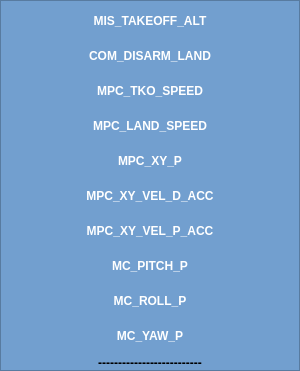
                   <widget class="QFrame" name="param_name_uav_1">
                    <property name="minimumSize">
                     <size>
                      <width>300</width>
                      <height>0</height>
                     </size>
                    </property>
                    <property name="maximumSize">
                     <size>
                      <width>300</width>
                      <height>400</height>
                     </size>
                    </property>
                    <property name="styleSheet">
                     <string notr="true">background-color:rgb(114, 159, 207);</string>
                    </property>
                    <property name="frameShape">
                     <enum>QFrame::StyledPanel</enum>
                    </property>
                    <property name="frameShadow">
                     <enum>QFrame::Raised</enum>
                    </property>
                    <layout class="QVBoxLayout" name="verticalLayout_53">
                     <property name="spacing">
                      <number>5</number>
                     </property>
                     <property name="sizeConstraint">
                      <enum>QLayout::SetNoConstraint</enum>
                     </property>
                     <property name="leftMargin">
                      <number>5</number>
                     </property>
                     <property name="topMargin">
                      <number>5</number>
                     </property>
                     <property name="rightMargin">
                      <number>5</number>
                     </property>
                     <property name="bottomMargin">
                      <number>0</number>
                     </property>
                     <item>
                      <widget class="QLabel" name="param_name_1_uav_1">
                       <property name="minimumSize">
                        <size>
                         <width>0</width>
                         <height>30</height>
                        </size>
                       </property>
                       <property name="maximumSize">
                        <size>
                         <width>16777215</width>
                         <height>30</height>
                        </size>
                       </property>
                       <property name="font">
                        <font>
                         <family>Ubuntu</family>
                         <weight>75</weight>
                         <bold>true</bold>
                        </font>
                       </property>
                       <property name="styleSheet">
                        <string notr="true">color: rgb(255, 255, 255);</string>
                       </property>
                       <property name="text">
                        <string>MIS_TAKEOFF_ALT</string>
                       </property>
                       <property name="scaledContents">
                        <bool>true</bool>
                       </property>
                       <property name="alignment">
                        <set>Qt::AlignCenter</set>
                       </property>
                       <property name="wordWrap">
                        <bool>true</bool>
                       </property>
                      </widget>
                     </item>
                     <item>
                      <widget class="QLabel" name="param_name_2_uav_1">
                       <property name="minimumSize">
                        <size>
                         <width>0</width>
                         <height>30</height>
                        </size>
                       </property>
                       <property name="maximumSize">
                        <size>
                         <width>16777215</width>
                         <height>30</height>
                        </size>
                       </property>
                       <property name="font">
                        <font>
                         <family>Ubuntu</family>
                         <weight>75</weight>
                         <bold>true</bold>
                        </font>
                       </property>
                       <property name="styleSheet">
                        <string notr="true">color: rgb(255, 255, 255);</string>
                       </property>
                       <property name="text">
                        <string>COM_DISARM_LAND</string>
                       </property>
                       <property name="scaledContents">
                        <bool>true</bool>
                       </property>
                       <property name="alignment">
                        <set>Qt::AlignCenter</set>
                       </property>
                       <property name="wordWrap">
                        <bool>true</bool>
                       </property>
                      </widget>
                     </item>
                     <item>
                      <widget class="QLabel" name="param_name_3_uav_1">
                       <property name="minimumSize">
                        <size>
                         <width>0</width>
                         <height>30</height>
                        </size>
                       </property>
                       <property name="maximumSize">
                        <size>
                         <width>16777215</width>
                         <height>30</height>
                        </size>
                       </property>
                       <property name="font">
                        <font>
                         <family>Ubuntu</family>
                         <weight>75</weight>
                         <bold>true</bold>
                        </font>
                       </property>
                       <property name="styleSheet">
                        <string notr="true">color: rgb(255, 255, 255);</string>
                       </property>
                       <property name="text">
                        <string>MPC_TKO_SPEED</string>
                       </property>
                       <property name="scaledContents">
                        <bool>true</bool>
                       </property>
                       <property name="alignment">
                        <set>Qt::AlignCenter</set>
                       </property>
                       <property name="wordWrap">
                        <bool>true</bool>
                       </property>
                      </widget>
                     </item>
                     <item>
                      <widget class="QLabel" name="param_name_4_uav_1">
                       <property name="minimumSize">
                        <size>
                         <width>0</width>
                         <height>30</height>
                        </size>
                       </property>
                       <property name="maximumSize">
                        <size>
                         <width>16777215</width>
                         <height>30</height>
                        </size>
                       </property>
                       <property name="font">
                        <font>
                         <family>Ubuntu</family>
                         <weight>75</weight>
                         <bold>true</bold>
                        </font>
                       </property>
                       <property name="styleSheet">
                        <string notr="true">color: rgb(255, 255, 255);</string>
                       </property>
                       <property name="text">
                        <string>MPC_LAND_SPEED</string>
                       </property>
                       <property name="scaledContents">
                        <bool>true</bool>
                       </property>
                       <property name="alignment">
                        <set>Qt::AlignCenter</set>
                       </property>
                       <property name="wordWrap">
                        <bool>true</bool>
                       </property>
                      </widget>
                     </item>
                     <item>
                      <widget class="QLabel" name="param_name_5_uav_1">
                       <property name="minimumSize">
                        <size>
                         <width>0</width>
                         <height>30</height>
                        </size>
                       </property>
                       <property name="maximumSize">
                        <size>
                         <width>16777215</width>
                         <height>30</height>
                        </size>
                       </property>
                       <property name="font">
                        <font>
                         <family>Ubuntu</family>
                         <weight>75</weight>
                         <bold>true</bold>
                        </font>
                       </property>
                       <property name="styleSheet">
                        <string notr="true">color: rgb(255, 255, 255);</string>
                       </property>
                       <property name="text">
                        <string>MPC_XY_P</string>
                       </property>
                       <property name="scaledContents">
                        <bool>true</bool>
                       </property>
                       <property name="alignment">
                        <set>Qt::AlignCenter</set>
                       </property>
                       <property name="wordWrap">
                        <bool>true</bool>
                       </property>
                      </widget>
                     </item>
                     <item>
                      <widget class="QLabel" name="param_name_6_uav_1">
                       <property name="minimumSize">
                        <size>
                         <width>0</width>
                         <height>30</height>
                        </size>
                       </property>
                       <property name="maximumSize">
                        <size>
                         <width>16777215</width>
                         <height>30</height>
                        </size>
                       </property>
                       <property name="font">
                        <font>
                         <family>Ubuntu</family>
                         <weight>75</weight>
                         <bold>true</bold>
                        </font>
                       </property>
                       <property name="styleSheet">
                        <string notr="true">color: rgb(255, 255, 255);</string>
                       </property>
                       <property name="text">
                        <string>MPC_XY_VEL_D_ACC</string>
                       </property>
                       <property name="scaledContents">
                        <bool>true</bool>
                       </property>
                       <property name="alignment">
                        <set>Qt::AlignCenter</set>
                       </property>
                       <property name="wordWrap">
                        <bool>true</bool>
                       </property>
                      </widget>
                     </item>
                     <item>
                      <widget class="QLabel" name="param_name_7_uav_1">
                       <property name="minimumSize">
                        <size>
                         <width>0</width>
                         <height>30</height>
                        </size>
                       </property>
                       <property name="maximumSize">
                        <size>
                         <width>16777215</width>
                         <height>30</height>
                        </size>
                       </property>
                       <property name="font">
                        <font>
                         <family>Ubuntu</family>
                         <weight>75</weight>
                         <bold>true</bold>
                        </font>
                       </property>
                       <property name="styleSheet">
                        <string notr="true">color: rgb(255, 255, 255);</string>
                       </property>
                       <property name="text">
                        <string>MPC_XY_VEL_P_ACC</string>
                       </property>
                       <property name="scaledContents">
                        <bool>true</bool>
                       </property>
                       <property name="alignment">
                        <set>Qt::AlignCenter</set>
                       </property>
                       <property name="wordWrap">
                        <bool>true</bool>
                       </property>
                      </widget>
                     </item>
                     <item>
                      <widget class="QLabel" name="param_name_8_uav_1">
                       <property name="minimumSize">
                        <size>
                         <width>0</width>
                         <height>30</height>
                        </size>
                       </property>
                       <property name="maximumSize">
                        <size>
                         <width>16777215</width>
                         <height>30</height>
                        </size>
                       </property>
                       <property name="font">
                        <font>
                         <family>Ubuntu</family>
                         <weight>75</weight>
                         <bold>true</bold>
                        </font>
                       </property>
                       <property name="styleSheet">
                        <string notr="true">color: rgb(255, 255, 255);</string>
                       </property>
                       <property name="text">
                        <string>MC_PITCH_P</string>
                       </property>
                       <property name="scaledContents">
                        <bool>true</bool>
                       </property>
                       <property name="alignment">
                        <set>Qt::AlignCenter</set>
                       </property>
                       <property name="wordWrap">
                        <bool>true</bool>
                       </property>
                      </widget>
                     </item>
                     <item>
                      <widget class="QLabel" name="param_name_9_uav_1">
                       <property name="minimumSize">
                        <size>
                         <width>0</width>
                         <height>30</height>
                        </size>
                       </property>
                       <property name="maximumSize">
                        <size>
                         <width>16777215</width>
                         <height>30</height>
                        </size>
                       </property>
                       <property name="font">
                        <font>
                         <family>Ubuntu</family>
                         <weight>75</weight>
                         <bold>true</bold>
                        </font>
                       </property>
                       <property name="styleSheet">
                        <string notr="true">color: rgb(255, 255, 255);</string>
                       </property>
                       <property name="text">
                        <string>MC_ROLL_P</string>
                       </property>
                       <property name="scaledContents">
                        <bool>true</bool>
                       </property>
                       <property name="alignment">
                        <set>Qt::AlignCenter</set>
                       </property>
                       <property name="wordWrap">
                        <bool>true</bool>
                       </property>
                      </widget>
                     </item>
                     <item>
                      <widget class="QLabel" name="param_name_10_uav_1">
                       <property name="minimumSize">
                        <size>
                         <width>0</width>
                         <height>30</height>
                        </size>
                       </property>
                       <property name="maximumSize">
                        <size>
                         <width>16777215</width>
                         <height>30</height>
                        </size>
                       </property>
                       <property name="font">
                        <font>
                         <family>Ubuntu</family>
                         <weight>75</weight>
                         <bold>true</bold>
                        </font>
                       </property>
                       <property name="styleSheet">
                        <string notr="true">color: rgb(255, 255, 255);</string>
                       </property>
                       <property name="text">
                        <string>MC_YAW_P</string>
                       </property>
                       <property name="scaledContents">
                        <bool>true</bool>
                       </property>
                       <property name="alignment">
                        <set>Qt::AlignCenter</set>
                       </property>
                       <property name="wordWrap">
                        <bool>true</bool>
                       </property>
                      </widget>
                     </item>
                     <item>
                      <widget class="QLabel" name="param_name_blank">
                       <property name="font">
                        <font>
                         <family>Ubuntu</family>
                         <weight>75</weight>
                         <bold>true</bold>
                        </font>
                       </property>
                       <property name="text">
                        <string>--------------------------</string>
                       </property>
                       <property name="scaledContents">
                        <bool>true</bool>
                       </property>
                       <property name="alignment">
                        <set>Qt::AlignCenter</set>
                       </property>
                       <property name="wordWrap">
                        <bool>true</bool>
                       </property>
                      </widget>
                     </item>
                    </layout>
                   </widget>
